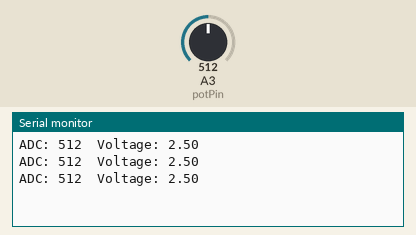
Simulated run of this sketch. Board: Arduino Uno, built with avr-gcc and run on an emulated ATmega328P. On the bench: the last lines printed to the serial monitor. The inputs (shaded band) are chosen by the test bench; at power-on: A3 (potPin) = 512.

Above: at 1.3 s.
1.4 s: A3 (potPin) set to 716
At 1.9 s:
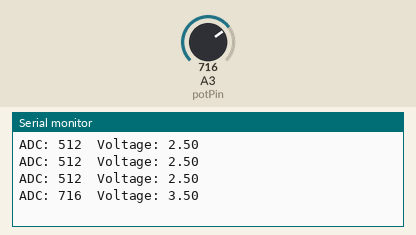
2.9 s: A3 (potPin) set to 900
At 3.4 s:
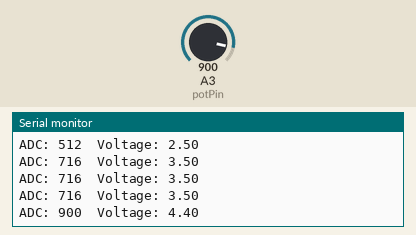
Timing chart, 0 to 5.9 s (numbered marks = the images above; inputs shaded):
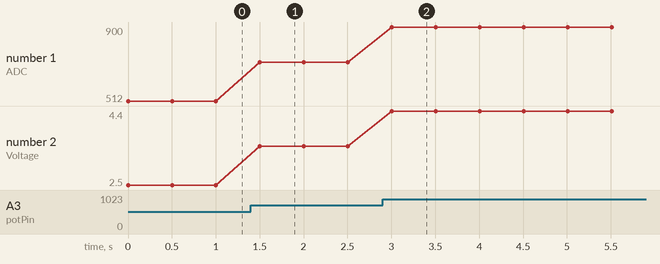

The sketch:

Potentiometer_Voltage.ino
```cpp
// read the pot on A3 and print its voltage
// check the value against the multimeter

int potPin = A3;
int value = 0;
float voltage = 0;

void setup()
{
  Serial.begin(9600);
}

void loop()
{
  value = analogRead(potPin);          // 0 to 1023
  voltage = value * 5.0 / 1023.0;      // 0 to 5 V

  Serial.print("ADC: ");
  Serial.print(value);
  Serial.print("  Voltage: ");
  Serial.println(voltage);
  delay(500);
}
```

Measured:
- after the input at 1.4 s, the serial monitor: prints a new line after 0.10 s (image 1)
- after the input at 2.9 s, the serial monitor: prints a new line after 0.11 s (image 2)
- plotted number 1: 512 → 716 after the input at 1.4 s, 716 → 900 after the input at 2.9 s
- plotted number 2: 2.5 → 3.5 after the input at 1.4 s, 3.5 → 4.4 after the input at 2.9 s
